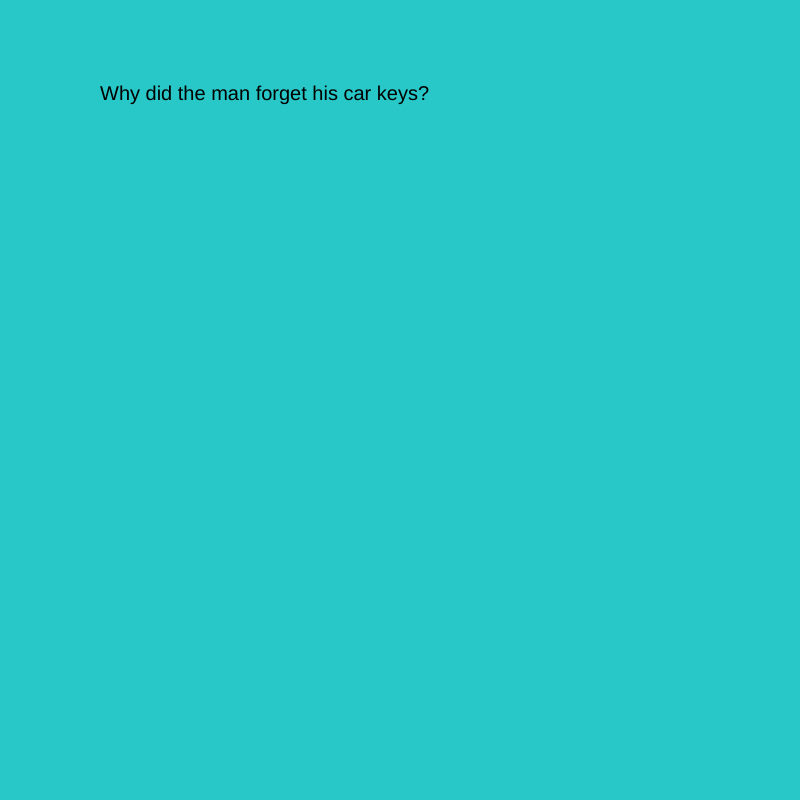
Frame 1 (no input)
Frame 60 (no input): identical to frame 1, image omitted
Frame 120 (the mouse pressed at the canvas centre since frame 60): identical to frame 1, image omitted

The p5.js sketch that drew this single still picture (run headless with seeded random() and noise() and a simulated clock; from frame 60 on, the mouse is pressed at the canvas centre):

// p5.js sketch
// ── sketch.js
var myState = 0;

function setup() {

  createCanvas(800, 800);
}

function draw() {
  background(40, 200, 200);

  switch (myState) {

    case 0:
      background(40, 200, 200);
      textSize(20);
      text("Why did the man forget his car keys?", 100, 100);
      break;

    case 1:
      background(40, 200, 200);
      textSize(15);
      text("He has crippling early onset dementia.", 100, 110);
      break;

  }

}

function mouseReleased() {
  myState++;
  if (myState > 1) {
    myState = 0;
  }
}
